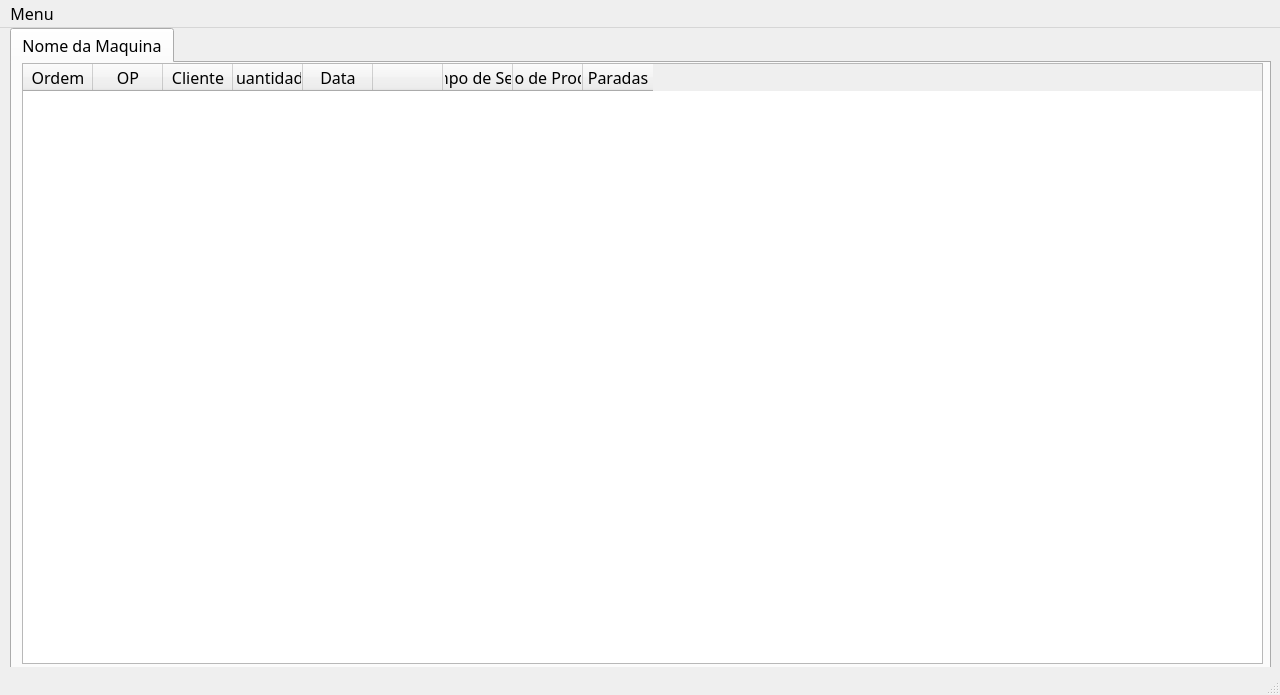
<?xml version="1.0" encoding="UTF-8"?>
<ui version="4.0">
 <class>TelaPrincipal</class>
 <widget class="QMainWindow" name="TelaPrincipal">
  <property name="geometry">
   <rect>
    <x>0</x>
    <y>0</y>
    <width>1280</width>
    <height>695</height>
   </rect>
  </property>
  <property name="font">
   <font>
    <family>Trebuchet MS</family>
    <pointsize>12</pointsize>
   </font>
  </property>
  <property name="windowTitle">
   <string>MainWindow</string>
  </property>
  <widget class="QWidget" name="centralwidget">
   <widget class="QTabWidget" name="tabWidget">
    <property name="geometry">
     <rect>
      <x>10</x>
      <y>0</y>
      <width>1261</width>
      <height>651</height>
     </rect>
    </property>
    <property name="font">
     <font>
      <family>Trebuchet MS</family>
      <pointsize>12</pointsize>
     </font>
    </property>
    <property name="currentIndex">
     <number>0</number>
    </property>
    <widget class="QWidget" name="Maquina1">
     <attribute name="title">
      <string>Nome da Maquina</string>
     </attribute>
     <widget class="QTableWidget" name="filaDeProducao">
      <property name="geometry">
       <rect>
        <x>10</x>
        <y>0</y>
        <width>1241</width>
        <height>601</height>
       </rect>
      </property>
      <property name="rowCount">
       <number>0</number>
      </property>
      <property name="columnCount">
       <number>9</number>
      </property>
      <attribute name="horizontalHeaderCascadingSectionResizes">
       <bool>true</bool>
      </attribute>
      <attribute name="horizontalHeaderDefaultSectionSize">
       <number>70</number>
      </attribute>
      <attribute name="horizontalHeaderHighlightSections">
       <bool>true</bool>
      </attribute>
      <attribute name="horizontalHeaderShowSortIndicator" stdset="0">
       <bool>false</bool>
      </attribute>
      <column>
       <property name="text">
        <string>Ordem</string>
       </property>
       <property name="font">
        <font>
         <family>Trebuchet MS</family>
         <pointsize>12</pointsize>
        </font>
       </property>
      </column>
      <column>
       <property name="text">
        <string>OP</string>
       </property>
       <property name="font">
        <font>
         <family>Trebuchet MS</family>
         <pointsize>12</pointsize>
        </font>
       </property>
      </column>
      <column>
       <property name="text">
        <string>Cliente</string>
       </property>
       <property name="font">
        <font>
         <family>Trebuchet MS</family>
         <pointsize>12</pointsize>
        </font>
       </property>
      </column>
      <column>
       <property name="text">
        <string>Quantidade</string>
       </property>
       <property name="font">
        <font>
         <family>Trebuchet MS</family>
         <pointsize>12</pointsize>
        </font>
       </property>
      </column>
      <column>
       <property name="text">
        <string>Data</string>
       </property>
       <property name="font">
        <font>
         <family>Trebuchet MS</family>
         <pointsize>12</pointsize>
        </font>
       </property>
      </column>
      <column>
       <property name="text">
        <string/>
       </property>
      </column>
      <column>
       <property name="text">
        <string>Tempo de Setup</string>
       </property>
       <property name="font">
        <font>
         <family>Trebuchet MS</family>
         <pointsize>12</pointsize>
        </font>
       </property>
      </column>
      <column>
       <property name="text">
        <string>Tempo de Produção</string>
       </property>
       <property name="font">
        <font>
         <family>Trebuchet MS</family>
         <pointsize>12</pointsize>
        </font>
       </property>
      </column>
      <column>
       <property name="text">
        <string>Paradas</string>
       </property>
       <property name="font">
        <font>
         <family>Trebuchet MS</family>
         <pointsize>12</pointsize>
        </font>
       </property>
      </column>
     </widget>
    </widget>
   </widget>
  </widget>
  <widget class="QMenuBar" name="menubar">
   <property name="geometry">
    <rect>
     <x>0</x>
     <y>0</y>
     <width>1280</width>
     <height>21</height>
    </rect>
   </property>
   <widget class="QMenu" name="menuMenu">
    <property name="title">
     <string>Menu</string>
    </property>
    <addaction name="actionSelecionar_Porta_Serial"/>
   </widget>
   <addaction name="menuMenu"/>
  </widget>
  <widget class="QStatusBar" name="statusbar"/>
  <action name="actionSelecionar_Porta_Serial">
   <property name="text">
    <string>Selecionar Porta Serial</string>
   </property>
  </action>
 </widget>
 <resources/>
 <connections/>
</ui>
